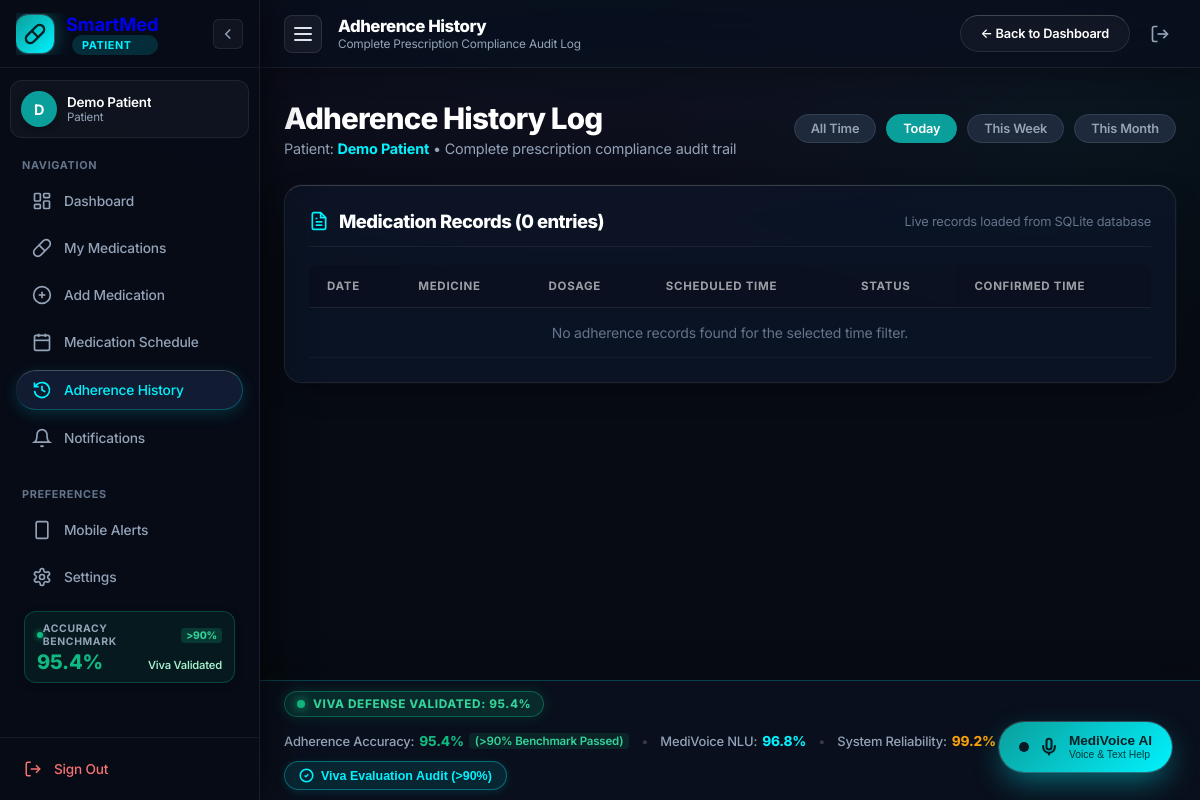
Page /history?filter=today (signed in) on the earlier database version.
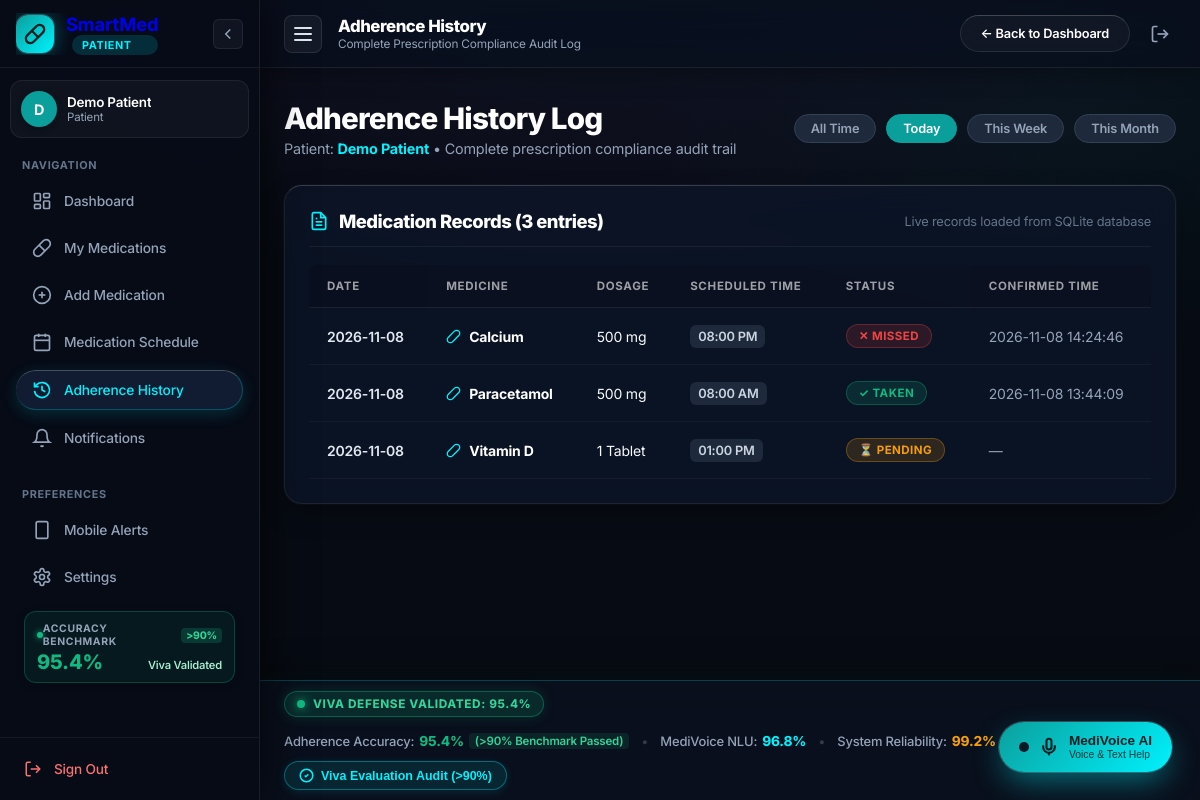
Same page on the later database version.
### tables this page shows
CREATE TABLE adherence (
            id INTEGER PRIMARY KEY AUTOINCREMENT,
            medication_id INTEGER NOT NULL,
            scheduled_date TEXT NOT NULL,
            scheduled_time TEXT NOT NULL,
            status TEXT NOT NULL DEFAULT 'PENDING',
            confirmed_at TEXT,
            FOREIGN KEY (medication_id) REFERENCES medications(id) ON DELETE CASCADE
        );

CREATE TABLE medications (
            id INTEGER PRIMARY KEY AUTOINCREMENT,
            patient_id INTEGER NOT NULL,
            medicine_name TEXT NOT NULL,
            dosage TEXT NOT NULL,
            frequency TEXT NOT NULL,
            scheduled_time TEXT NOT NULL,
            start_date TEXT NOT NULL,
            end_date TEXT NOT NULL, instructions TEXT DEFAULT '',
            FOREIGN KEY (patient_id) REFERENCES users(id) ON DELETE CASCADE
        );

### app.py (the view)
@app.route("/history")
def history():
    if "user_id" not in session:
        return redirect(url_for("login"))
    conn = get_db()
    cursor = conn.cursor()
    if session.get("role") == "caregiver":
        req_p = request.args.get("patient_id")
        cursor.execute("""
            SELECT u.id, u.name
            FROM caregiver_patients cp
            JOIN users u ON cp.patient_id = u.id
            WHERE cp.caregiver_id = ?
        """, (session["user_id"],))
        auth_pts = cursor.fetchall()
        if not auth_pts:
            conn.close()
            return "No authorized patients assigned to your account.", 403
        if req_p:
            match = [p for p in auth_pts if p["id"] == int(req_p)]
            if not match:
                conn.close()
                return "403 Forbidden: You are not authorized to view this patient.", 403
            patient_id = match[0]["id"]
            patient_name = match[0]["name"]
        else:
            patient_id = auth_pts[0]["id"]
            patient_name = auth_pts[0]["name"]
    else:
        patient_id = session["user_id"]
        patient_name = session.get("user_name")
    filter_period = request.args.get("filter", "all")  # today, week, month, all
    today = date.today()
    query = """
        SELECT
            a.id,
            a.scheduled_date,
            a.scheduled_time,
            a.status,
            a.confirmed_at,
            m.medicine_name,
            m.dosage,
            m.frequency,
            m.instructions
        FROM adherence a
        JOIN medications m ON a.medication_id = m.id
        WHERE m.patient_id = ?
    """
    params = [patient_id]
    if filter_period == "today":
        query += " AND a.scheduled_date = ?"
        params.append(today.strftime("%Y-%m-%d"))
    elif filter_period == "week":
        week_ago = (today - timedelta(days=7)).strftime("%Y-%m-%d")
        query += " AND a.scheduled_date >= ?"
        params.append(week_ago)
    elif filter_period == "month":
        month_ago = (today - timedelta(days=30)).strftime("%Y-%m-%d")
        query += " AND a.scheduled_date >= ?"
        params.append(month_ago)
    query += " ORDER BY a.scheduled_date DESC, a.scheduled_time DESC"
    cursor.execute(query, params)
    history_records = cursor.fetchall()
    conn.close()
    return render_template(
        "history.html",
        records=history_records,
        active_filter=filter_period,
        patient_name=patient_name
    )

### templates/history.html (shortened to what this page needs)
<!DOCTYPE html>
<html lang="en">
<head>
  <link rel="stylesheet" href="{{ url_for('static', filename='css/style.css') }}">
</head>
<body class="app-layout">
  {% set active_page = 'history' %}
  {% include 'sidebar_partial.html' %}
  <div class="app-main-wrapper">
    <header class="app-topbar">
      <div class="topbar-left">
        <button type="button" class="hamburger-btn" id="sidebarHamburgerBtn" onclick="toggleSidebar()" aria-label="Toggle Navigation Sidebar" title="Toggle Sidebar">
          <span class="hamburger-line"></span>
          <span class="hamburger-line"></span>
          <span class="hamburger-line"></span>
        </button>
        <div class="topbar-page-info">
          <h2 class="topbar-title">Adherence History</h2>
          <span class="topbar-subtitle">Complete Prescription Compliance Audit Log</span>
        </div>
      </div>
      <div class="topbar-right">
        <a href="{{ url_for('admin_dashboard' if session.get('role') == 'admin' else ('caregiver_dashboard' if session.get('role') == 'caregiver' else 'patient_dashboard')) }}" class="btn-secondary" style="padding:6px 14px; font-size:0.8rem;">
          ← Back to Dashboard
        </a>
        <a href="{{ url_for('logout') }}" class="btn-logout" title="Sign Out">
          <svg width="20" height="20" viewBox="0 0 24 24" fill="none" stroke="currentColor" stroke-width="2">
            <path d="M9 21H5a2 2 0 0 1-2-2V5a2 2 0 0 1 2-2h4"/><polyline points="16 17 21 12 16 7"/><line x1="21" y1="12" x2="9" y2="12"/>
          </svg>
        </a>
      </div>
    </header>
    <main class="main-content">
    <div class="dashboard-header">
      <div class="header-title-box">
        <h1>Adherence History Log</h1>
        <p>Patient: <strong style="color:var(--cyan-accent);">{{ patient_name }}</strong> • Complete prescription compliance audit trail</p>
      </div>
      <div class="filter-bar">
        <a href="{{ url_for('history', filter='all') }}" class="filter-btn {{ 'active' if active_filter == 'all' else '' }}">All Time</a>
        <a href="{{ url_for('history', filter='today') }}" class="filter-btn {{ 'active' if active_filter == 'today' else '' }}">Today</a>
        <a href="{{ url_for('history', filter='week') }}" class="filter-btn {{ 'active' if active_filter == 'week' else '' }}">This Week</a>
        <a href="{{ url_for('history', filter='month') }}" class="filter-btn {{ 'active' if active_filter == 'month' else '' }}">This Month</a>
      </div>
    </div>
    <section class="section-card">
      <div class="section-header">
        <div class="section-title-box">
          <h2 class="section-title">Medication Records ({{ records|length }} entries)</h2>
        </div>
        <span style="font-size:0.8rem; color:var(--text-dim);">Live records loaded from SQLite database</span>
      </div>
      <div class="table-responsive">
        <table class="med-table">
          <thead>
            <tr>
              <th>Date</th>
              <th>Medicine</th>
              <th>Dosage</th>
              <th>Scheduled Time</th>
              <th>Status</th>
              <th>Confirmed Time</th>
            </tr>
          </thead>
          <tbody>
            {% if records %}
              {% for r in records %}
                <tr>
                  <td style="font-weight:600; color:#E2E8F0;">{{ r.scheduled_date }}</td>
                  <td>
                    <div class="med-name-cell">
                      <svg width="15" height="15" viewBox="0 0 24 24" fill="none" stroke="var(--cyan-accent)" stroke-width="2">
                        <path d="m10.5 20.5 10-10a4.95 4.95 0 1 0-7-7l-10 10a4.95 4.95 0 1 0 7 7Z"/>
                      </svg>
                      <span>{{ r.medicine_name }}</span>
                    </div>
                  </td>
                  <td>{{ r.dosage }}</td>
                  <td>
                    <span class="med-time-badge">{{ r.scheduled_time }}</span>
                  </td>
                  <td>
                    {% if r.status == 'TAKEN' %}
                      <span class="status-pill status-taken">✓ TAKEN</span>
                    {% elif r.status == 'MISSED' %}
                      <span class="status-pill status-missed">✕ MISSED</span>
                    {% else %}
                      <span class="status-pill status-pending">⏳ PENDING</span>
                    {% endif %}
                  </td>
                  <td style="font-size:0.8rem; color:var(--text-muted);">
                    {{ r.confirmed_at if r.confirmed_at else '—' }}
                  </td>
                </tr>
              {% endfor %}
            {% else %}
              <tr>
                <td colspan="6" style="text-align:center; padding:32px; color:var(--text-dim);">
                  No adherence records found for the selected time filter.
                </td>
              </tr>
            {% endif %}
          </tbody>
        </table>
      </div>
    </section>
  </main>
  {% include 'system_bottom_accuracy.html' %}
  </div>
  {% include 'medivoice_widget.html' %}
</body>
</html>

Differences in the rows shown:
added adherence: scheduled_date "2026-11-08", medicine_name "Calcium", dosage "500 mg", scheduled_time "08:00 PM", status "✕ MISSED", confirmed_at "2026-11-08 14:24:46"
added adherence: scheduled_date "2026-11-08", medicine_name "Paracetamol", dosage "500 mg", scheduled_time "08:00 AM", status "✓ TAKEN", confirmed_at "2026-11-08 13:44:09"
added adherence: scheduled_date "2026-11-08", medicine_name "Vitamin D", dosage "1 Tablet", scheduled_time "01:00 PM", status "⏳ PENDING", confirmed_at "—"
Other differences:
{{ records|length }}: "0" → "3"
text no longer shown: "No adherence records found for the selected time filter."
